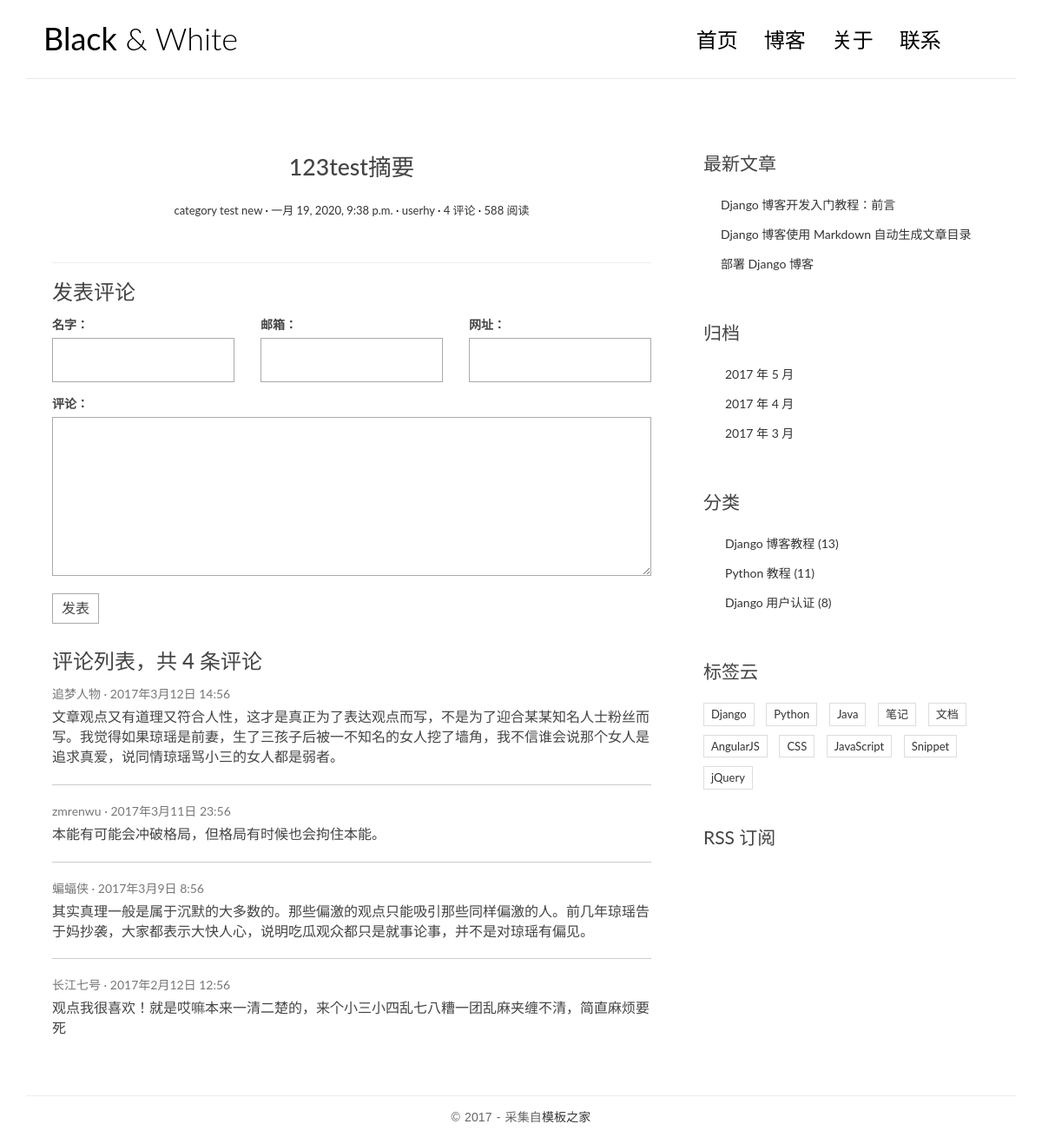
Screenshot of /posts/5/ with the database file from the repository.
### blog/models.py (models this page shows, shortened)
class Post(models.Model):
    title = models.CharField('标题', max_length=70)
    body = models.TextField('正文')
    created_time = models.DateTimeField('创建时间', default=timezone.now)
    modified_time = models.DateTimeField('修改时间')
    excerpt = models.CharField('摘要', max_length=200, blank=True)
    category = models.ForeignKey(Category, verbose_name='分类', on_delete=models.CASCADE)
    tags = models.ManyToManyField(Tag, verbose_name='标签', blank=True)
    author = models.ForeignKey(User, verbose_name='作者', on_delete=models.CASCADE)
    class Meta:
        verbose_name = '文章'
        verbose_name_plural = verbose_name

class Category(models.Model):
    name = models.CharField(max_length=100)
    class Meta:
        verbose_name = '分类'
        verbose_name_plural = verbose_name

### blog/views.py (the view)
# urls.py: path('posts/<int:pk>/', views.detail, name='detail'),
def detail(request, pk):
    post = get_object_or_404(Post, pk=pk)
    md = markdown.Markdown(extensions=[
        'markdown.extensions.extra',
        'markdown.extensions.codehilite',
        TocExtension(slugify=slugify),
    ])
    post.body = md.convert(post.body)
    post.body = mistune.html(post.body)
    m = re.search(r'<div class="toc">\s*<ul>(.*)</ul>\s*</div>', md.toc, re.S)
    post.toc = m.group(1) if m is not None else ''
    return render(request, 'blog/detail.html', context={'post': post})

### templates/blog/detail.html (shortened to what this page needs)
{% extends 'base.html' %}
{% block main %}
    <article class="post post-{{ post.pk }}">
        <header class="entry-header">
            <h1 class="entry-title">{{ post.title }}</h1>
            <div class="entry-meta">
                <span class="post-category"><a href="#">{{ post.category.name }}</a></span>
                <span class="post-date"><a href="#"><time class="entry-date"
                                                          datetime="{{ post.created_time }}">{{ post.created_time }}</time></a></span>
                <span class="post-author"><a href="#">{{ post.author }}</a></span>
                <span class="comments-link"><a href="#">4 评论</a></span>
                <span class="views-count"><a href="#">588 阅读</a></span>
            </div>
        </header>
    </article>
    <section class="comment-area" id="comment-area">
        <hr>
        <h3>发表评论</h3>
        <form action="#" method="post" class="comment-form">
            <div class="row">
                <div class="col-md-4">
                    <label for="id_name">名字：</label>
                    <input type="text" id="id_name" name="name" required>
                </div>
                <div class="col-md-4">
                    <label for="id_email">邮箱：</label>
                    <input type="email" id="id_email" name="email" required>
                </div>
                <div class="col-md-4">
                    <label for="id_url">网址：</label>
                    <input type="text" id="id_url" name="url">
                </div>
                <div class="col-md-12">
                    <label for="id_comment">评论：</label>
                    <textarea name="comment" id="id_comment" required></textarea>
                    <button type="submit" class="comment-btn">发表</button>
                </div>
            </div>
        </form>
        <div class="comment-list-panel">
            <h3>评论列表，共 <span>4</span> 条评论</h3>
            <ul class="comment-list list-unstyled">
                <li class="comment-item">
                    <span class="nickname">追梦人物</span>
                    <time class="submit-date" datetime="2012-11-09T23:15:57+00:00">2017年3月12日 14:56</time>
                    <div class="text">
                        文章观点又有道理又符合人性，这才是真正为了表达观点而写，不是为了迎合某某知名人士粉丝而写。我觉得如果琼瑶是前妻，生了三孩子后被一不知名的女人挖了墙角，我不信谁会说那个女人是追求真爱，说同情琼瑶骂小三的女人都是弱者。
                    </div>
                </li>
                <li class="comment-item">
                    <span class="nickname">zmrenwu</span>
                    <time class="submit-date" datetime="2012-11-09T23:15:57+00:00">2017年3月11日 23:56</time>
                    <div class="text">
                        本能有可能会冲破格局，但格局有时候也会拘住本能。
                    </div>
                </li>
                <li class="comment-item">
                    <span class="nickname">蝙蝠侠</span>
                    <time class="submit-date" datetime="2012-11-09T23:15:57+00:00">2017年3月9日 8:56</time>
                    <div class="text">
                        其实真理一般是属于沉默的大多数的。那些偏激的观点只能吸引那些同样偏激的人。前几年琼瑶告于妈抄袭，大家都表示大快人心，说明吃瓜观众都只是就事论事，并不是对琼瑶有偏见。
                    </div>
                </li>
                <li class="comment-item">
                    <span class="nickname">长江七号</span>
                    <time class="submit-date" datetime="2012-11-09T23:15:57+00:00">2017年2月12日 12:56</time>
                    <div class="text">
                        观点我很喜欢！就是哎嘛本来一清二楚的，来个小三小四乱七八糟一团乱麻夹缠不清，简直麻烦要死
                    </div>
                </li>
            </ul>
        </div>
    </section>
{% endblock main %}

### blog/static/blog/css/custom.css (style rules this page uses)
* { outline: none; }
h1, h2, h3, h4, h5, h6 { margin-top: 0; }
a { color: #333; }
body { color: #444; font-family: 'Lato', sans-serif; }
.post { background: #fff; padding: 30px 30px 0; }
.entry-title { text-align: center; font-size: 1.9em; margin-bottom: 20px; line-height: 1.6; padding: 10px 20px 0; }
.entry-meta { text-align: center; color: #DDDDDD; font-size: 13px; margin-bottom: 30px; }
.post-category::after, .post-date::after, .post-author::after, .comments-link::after { content: ' ·'; color: #000; }
.contact-form input, .comment-form input { border: 1px solid #aaa; margin-bottom: 15px; width: 100%; padding: 15px 15px; font-size: 16px; line-height: 100%; transition: 0.4s border-color linear; }
.contact-form textarea, .comment-form textarea { border: 1px solid #aaa; margin-bottom: 15px; width: 100%; padding: 15px 15px; font-size: 16px; line-height: 20px !important; min-height: 183px; transition: 0.4s border-color linear; }
.comment-area { padding: 0 30px 0; }
.comment-form { margin-top: 15px; }
.comment-form .comment-btn { background-color: #fff; border: 1px solid #aaa; font-size: 16px; padding: 5px 10px; }
.comment-list-panel { margin-top: 30px; }
.comment-list { margin-top: 15px; }
.comment-item:not(:last-child) { border-bottom: 1px #ccc solid; margin-bottom: 20px; padding-bottom: 20px; }
.comment-item .nickname, .comment-item .submit-date { color: #777; font-size: 14px; }
.comment-item .nickname:after { content: ' ·'; }
.comment-item .text { padding-top: 5px; font-size: 16px; }

### rows the page displays
Post: title "123test摘要", category.name "category test new", created_time "一月 19, 2020, 9:38 p.m.", author "userhy"
